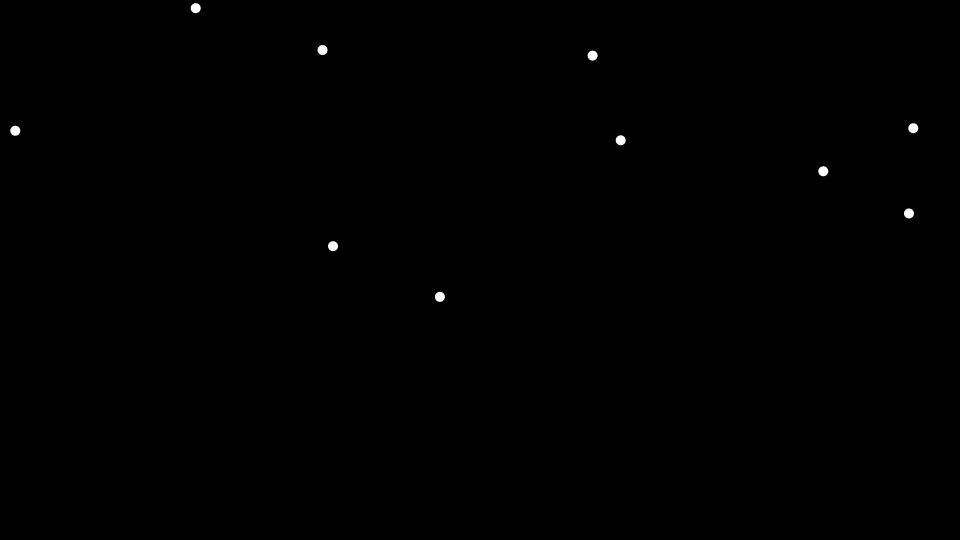
Frame 1 (no input)
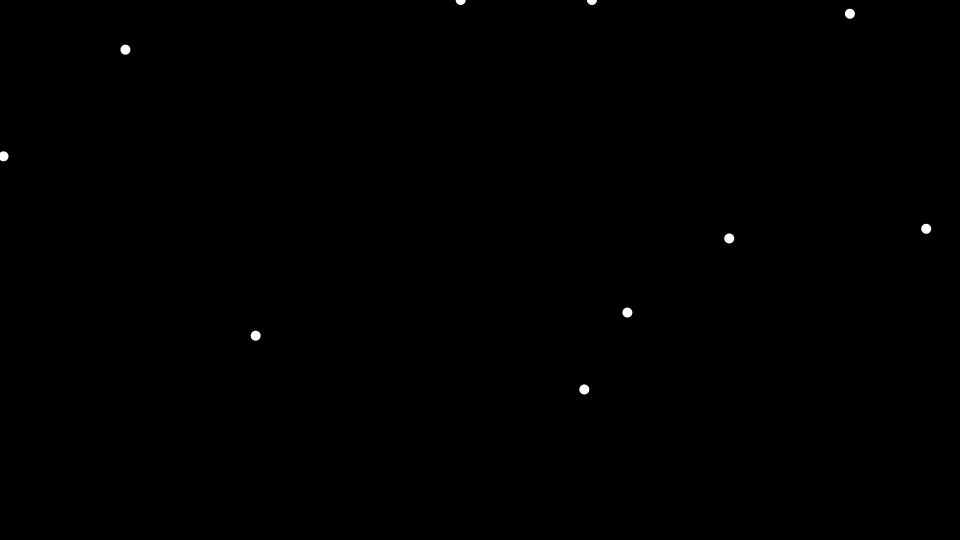
Frame 60 (the mouse pressed at the canvas centre just before this capture)
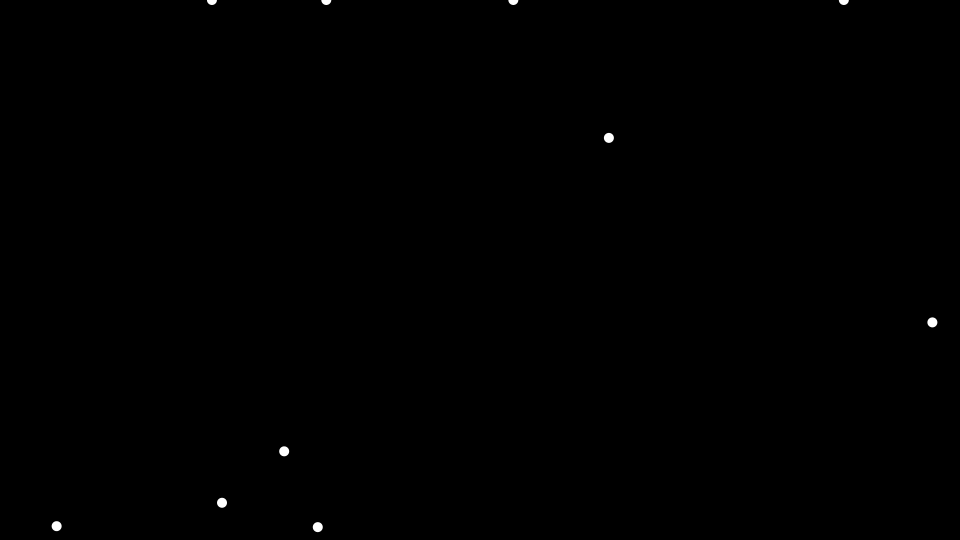
Frame 120 (the mouse held since frame 60 and released just before this capture)

The Processing sketch that drew these frames (run headless with seeded random() and noise(); from frame 60 on, the mouse is pressed at the canvas centre):

// Processing sketch: agario
// ── agario.pde
ArrayList<Cell> cells;

int NUM_CELLS = 10;

void setup(){
  size(960,540);
  background(0);
  cells = new ArrayList<Cell>();
  noStroke();
  fill(255);
  for(int i = 0; i < NUM_CELLS; i++){
    cells.add(new Cell(random(width), random(height), 10));
  }
  
}

void draw(){
  background(0);
  
  CheckCollisions();
  
  for(Cell c : cells){
    c.Display();
    c.Move();
  }
  
  
  frameRate(24);
  println(frameRate);
}

void CheckCollisions(){
  for(int i = 0; i < cells.size(); i++){
    for(int j = 0; j < cells.size(); j++){
      if(i == j) continue;
      if(Hit(cells.get(i),cells.get(j))){
        if(cells.get(i).GetRadius() > cells.get(j).GetRadius()){
          cells.get(i).SetRadius(cells.get(i).GetRadius() + cells.get(j).GetRadius());
          //cells.get(i).ResetSpeed();
          cells.remove(j);
        }
        else{
          cells.get(j).SetRadius(cells.get(i).GetRadius() + cells.get(j).GetRadius());
          //cells.get(j).ResetSpeed();
          cells.remove(i);
        }
      }
    }
  }
}

boolean Hit(Cell c1, Cell c2){
  PVector loc1 = c1.GetLocation();
  PVector loc2 = c2.GetLocation();
  if(dist(loc1.x, loc1.y, loc2.x, loc2.y) < (c1.GetRadius() + c2.GetRadius())){
    return true;
  }
  return false;
}

// ── Cell.pde

class Cell{
  
  float r, theta;
  PVector location, speed;
  
  Cell(float xpos, float ypos, float rin){
    location = new PVector(xpos, ypos);
    r = rin;
    speed = new PVector(0,0);
  }
  
  void Display(){
    circle(location.x,location.y,r);
  }
  
  void Move(){
    
    speed.add(new PVector(random(-10/r, 10/r),random(-10/r, 10/r)));
    location.add(speed);
    if(location.x > width){
      location.x = width;
      speed.x = -10/r;
    }
    else if(location.x < 0){
      location.x = 0;
      speed.x = 10/r;
    }
    if(location.y > height){
      location.y = height;
      speed.y = -10/r;
    }
    else if(location.y < 0){
      location.y = 0;
      speed.y = -10/r;
    }
  }
  
  PVector GetLocation(){
    return location;
  }
  
  float GetRadius(){
    return r;
  }
  
  void SetRadius(float rin){
    r = rin;
  }
  
  void ResetSpeed(){
    speed = new PVector(r,r);
  }
    
  
  
  
}
